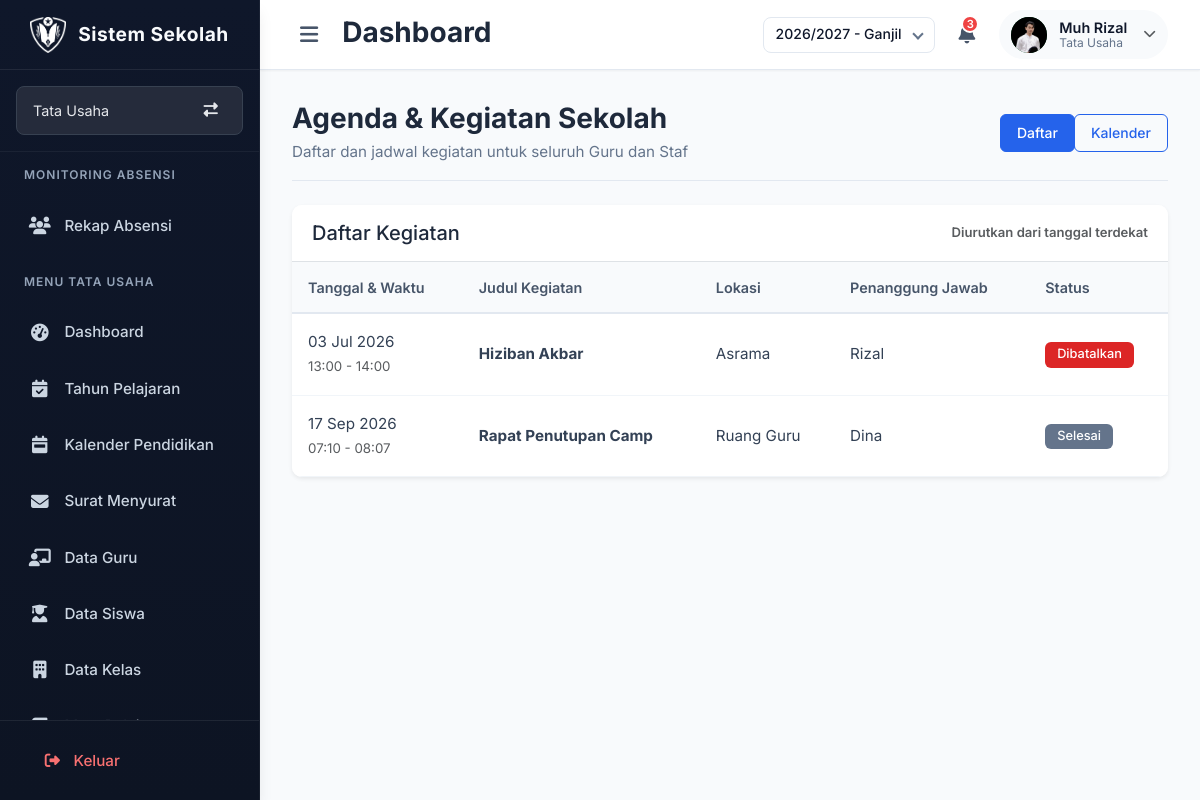
Screenshot of /agenda/ (signed in) with the database file from the repository.
### models.py (models this page shows, shortened)
class Guru(db.Model):
    __tablename__ = 'guru'
    nip = db.Column(db.String(50), nullable=True)
    nik = db.Column(db.String(20), nullable=True)
    gelar_depan = db.Column(db.String(30), nullable=True)
    gelar_belakang = db.Column(db.String(50), nullable=True)
    pendidikan_terakhir = db.Column(db.String(10), nullable=True)
    status_pernikahan = db.Column(db.String(20), nullable=True)
    id = db.Column(db.String(6), primary_key=True, unique=True, nullable=False)
    nama = db.Column(db.String(100), nullable=False)
    jenis_kelamin = db.Column(db.String(20), nullable=False)
    tempat_lahir = db.Column(db.String(100))
    tanggal_lahir = db.Column(db.Date)
    jabatan = db.Column(db.String(50), nullable=False)
    tugas_tambahan = db.Column(db.Text)
    sertifikasi = db.Column(db.Boolean, default=False)
    status = db.Column(db.String(20), default='Aktif')
    no_hp = db.Column(db.String(20))
    email = db.Column(db.String(100), unique=True, nullable=True)
    alamat = db.Column(db.Text)
    dibuat_pada = db.Column(db.DateTime, default=datetime.utcnow)
    foto_profil = db.Column(db.String(255), nullable=True)
    akun = db.relationship('User', backref='guru', uselist=False)

class AgendaKegiatan(db.Model):
    __tablename__ = 'agenda_kegiatan'
    id = db.Column(db.Integer, primary_key=True)
    judul = db.Column(db.String(200), nullable=False)
    deskripsi = db.Column(db.Text)
    tanggal_mulai = db.Column(db.DateTime, nullable=False)
    tanggal_selesai = db.Column(db.DateTime)
    lokasi = db.Column(db.String(150))
    penanggung_jawab = db.Column(db.String(100))
    status = db.Column(db.String(20), default='Terjadwal')
    dibuat_oleh = db.Column(db.String(100))
    dibuat_pada = db.Column(db.DateTime, default=datetime.utcnow)
    tahun_pelajaran = db.Column(db.String(20), nullable=False)

### routes/sections/kepsek/agenda.py (the view)
@agenda_bp.route('/')
def daftar_agenda():
    if not session.get('logged_in'):
        return redirect(url_for('login.halaman_login'))
    daftar = AgendaKegiatan.query.order_by(AgendaKegiatan.tanggal_mulai.asc()).all()
    sekarang = datetime.now()
    events = []
    daftar_dengan_status = []
    if daftar:
        for a in daftar:
            if a.status != "Dibatalkan":
                if a.tanggal_mulai > sekarang:
                    status = "Terjadwal"
                elif a.tanggal_selesai and a.tanggal_selesai < sekarang:
                    status = "Selesai"
                else:
                    status = "Berlangsung"
            else:
                status = "Dibatalkan"
            events.append({
                'id': a.id,
                'title': a.judul,
                'start': a.tanggal_mulai.strftime('%Y-%m-%dT%H:%M'),
                'end': a.tanggal_selesai.strftime('%Y-%m-%dT%H:%M') if a.tanggal_selesai else a.tanggal_mulai.strftime('%Y-%m-%dT%H:%M'),
                'status': status,
                'lokasi': a.lokasi or '',
                'pj': a.penanggung_jawab or ''
            })
            daftar_dengan_status.append({
                'id': a.id,
                'judul': a.judul,
                'deskripsi': a.deskripsi,
                'tanggal_mulai': a.tanggal_mulai,
                'tanggal_selesai': a.tanggal_selesai,
                'lokasi': a.lokasi,
                'penanggung_jawab': a.penanggung_jawab,
                'status': status
            })
    user_role = session.get('role', '')
    daftar_tugas = session.get('daftar_tugas', [])
    user = {
        'nama': session.get('user_name', 'Pengguna'),
        'jabatan': user_role,
        'tugas_tambahan': ", ".join(daftar_tugas) if isinstance(daftar_tugas, list) else "",
        'inisial': session.get('user_initials', 'U')
    }
    get_flashed_messages(with_categories=True)
    context = {
        'active_page': 'agenda',
        'halaman_aktif': 'utama',
        'role': user_role,
        'user': user,
        'user_name': session.get('user_name', ''),
        'daftar_agenda': daftar_dengan_status,
        'events': events,
        'tahun_pelajaran': g.tahun_pelajaran,  # ✅ Ganti jadi dinamis
        'semester': 'Genap'
    }
    return render_template('agenda.html', **context)

### templates/sections/kepsek/agenda.html (shortened to what this page needs)
{% extends "layout.html" %}
{% block extra_css %}
<link rel="stylesheet" href="{{ url_for('static', filename='css/jabatan/kepsek/agenda.css') }}">
{% endblock %}
{% block content %}
<div class="container-fluid px-4">
    <div class="page-header d-flex justify-content-between align-items-center mb-4">
        <div>
            <h2 class="page-title">Agenda & Kegiatan Sekolah</h2>
            <p class="page-subtitle">Daftar dan jadwal kegiatan untuk seluruh Guru dan Staf</p>
        </div>
        <div class="d-flex gap-2">
            <div class="btn-group" role="group">
                <button type="button" class="btn btn-outline-primary active" id="btnTampilanDaftar">Daftar</button>
                <button type="button" class="btn btn-outline-primary" id="btnTampilanKalender">Kalender</button>
            </div>
        </div>
    </div>
    <div id="tampilanDaftar" class="tampilan-aktif">
        <div class="card shadow-sm">
            <div class="card-header bg-white border-bottom d-flex justify-content-between align-items-center">
                <h5 class="mb-0">Daftar Kegiatan</h5>
                <span class="text-muted small">Diurutkan dari tanggal terdekat</span>
            </div>
            <div class="card-body p-0">
                {% if daftar_agenda %}
                <div class="table-responsive">
                    <table class="table table-hover align-middle mb-0">
                        <thead class="table-light">
                            <tr>
                                <th>Tanggal & Waktu</th>
                                <th>Judul Kegiatan</th>
                                <th>Lokasi</th>
                                <th>Penanggung Jawab</th>
                                <th>Status</th>
                            </tr>
                        </thead>
                        <tbody>
                            {% for a in daftar_agenda %}
                            <tr>
                                <td>
                                    {{ a.tanggal_mulai.strftime('%d %b %Y') }}<br>
                                    <small class="text-muted">{{ a.tanggal_mulai.strftime('%H:%M') }} - {{ a.tanggal_selesai.strftime('%H:%M') if a.tanggal_selesai else 'Selesai' }}</small>
                                </td>
                                <td><strong>{{ a.judul }}</strong><br><small class="text-muted">{{ a.deskripsi[:60] }}{% if a.deskripsi|length > 60 %}...{% endif %}</small></td>
                                <td>{{ a.lokasi or '-' }}</td>
                                <td>{{ a.penanggung_jawab or '-' }}</td>
                                <td>
                                    {% if a.status == 'Terjadwal' %}
                                        <span class="badge bg-primary">Terjadwal</span>
                                    {% elif a.status == 'Berlangsung' %}
                                        <span class="badge bg-success">Berlangsung</span>
                                    {% elif a.status == 'Selesai' %}
                                        <span class="badge bg-secondary">Selesai</span>
                                    {% else %}
                                        <span class="badge bg-danger">Dibatalkan</span>
                                    {% endif %}
                                </td>
                            </tr>
                            {% endfor %}
                        </tbody>
                    </table>
                </div>
                {% else %}
                <div class="text-center py-5 text-muted">
                    <i class="fa fa-calendar-times fa-3x mb-3"></i>
                    <p>Belum ada agenda kegiatan yang ditambahkan</p>
                </div>
                {% endif %}
            </div>
        </div>
    </div>
</div>
{% endblock %}

### templates/components/header.html (shortened to what this page needs)
<header class="header">
  <div class="header-left">
    <button class="toggle-sidebar" id="toggleSidebar">
      <i class="fas fa-bars"></i>
    </button>
    <h2 class="page-title">Dashboard</h2>
  </div>
  <div class="header-right d-flex align-items-center gap-3">
    {% if g.sistem_mode != 'absensi' %}
    <div class="tahun-pemilih">
      <form action="{{ url_for('umum.ganti_tahun') }}" method="POST">
        <div class="custom-select">
        </div>
      </form>
    </div>
    {% endif %}
    <button class="notification-btn">
      <i class="fas fa-bell"></i>
      <span class="notification-badge">3</span>
    </button>
    <div class="user-profile" id="userProfileBtn">
      <div class="user-avatar">
        {% set nama_pengguna = session.get('user_name') or session.get('absensi_user_name', 'Pengguna') %}
        {% set foto = session.get('foto_profil') %}
        {% if foto %}
          <img src="{{ url_for('tampilkan_foto_profil', filename=foto) }}"
              alt="Foto Profil"
              onerror="this.style.display='none'; this.parentElement.innerHTML='{{ nama_pengguna | inisial_avatar }}';">
        {% else %}
          {{ nama_pengguna | inisial_avatar }}
        {% endif %}
      </div>
      <div class="user-info">
        <div class="user-name">
          {{ (session.get('user_name') or session.get('absensi_user_name', 'Pengguna')) | nama_singkat_dropdown }}
        </div>
        <div class="user-role">
          {% set aktif = session.get('halaman_aktif') | default('utama') %}
          {% if aktif == 'absensi' %}
            Guru
          {% elif aktif == 'bendahara' %}
            Bendahara
          {% elif aktif == 'admin_sistem' %}
            Admin Sistem
          {% elif aktif == 'wali_kelas' %}
            Wali Kelas
          {% elif aktif == 'waka_kurikulum' %}
            Waka Kurikulum
          {% elif aktif == 'waka_kesiswaan' %}
            Waka Kesiswaan
          {% elif aktif == 'pembina_ekskul' %}
            Pembina Ekstrakurikuler
          {% else %}
            {{ session.get('jabatan') or session.get('role', 'Pengguna Sistem') }}
          {% endif %}
        </div>
      </div>
      <i class="fas fa-chevron-down text-muted"></i>
    </div>
  </div>
</header>

### rows the page displays
Guru: foto_profil (picture)
AgendaKegiatan: tanggal_mulai "03 Jul 2026", tanggal_mulai "13:00", tanggal_selesai "14:00", judul "Hiziban Akbar", lokasi "Asrama", penanggung_jawab "Rizal", shows "Dibatalkan"
AgendaKegiatan: tanggal_mulai "17 Sep 2026", tanggal_mulai "07:10", tanggal_selesai "08:07", judul "Rapat Penutupan Camp", lokasi "Ruang Guru", penanggung_jawab "Dina", shows "Selesai"

### other values shown
{{ user.jabatan }} "Tata Usaha"
{{ session.get('jabatan') or session.get('role', 'Pengguna Sistem') }} "Tata Usaha"
